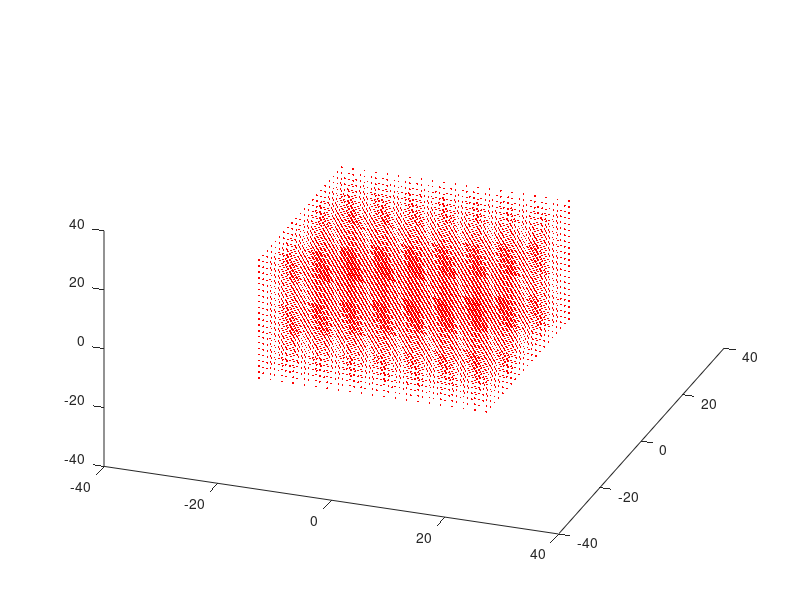

Recreate this plot in MATLAB. (Note: this script raises an error after producing the figure.)
clear all

% Lorenz's parameters (chaotic)
sigma = 10;
beta = 8/3;
rho = 28;

% Initial condition - large cube of points
xvec = -20:2:20;
yvec = -20:2:20;
zvec = -20:2:20;
[x0,y0,z0] = meshgrid(xvec,yvec,zvec);
yIC(1,:,:,:) = x0;
yIC(2,:,:,:) = y0;
yIC(3,:,:,:) = z0;

plot3(yIC(1,:),yIC(2,:),yIC(3,:),'r.','LineWidth',2,'MarkerSize',4)
axis([-40 40 -40 40 -40 40])
view(20,40);
drawnow

%% Compute trajectory 
dt =0.01;
duration = 4
tspan=[0,duration]; 
L = duration/dt; 
yparticles = yIC; 

% this code is slow because MATLAB is not compiled
% we use nested for loops to step through every single IC in the cube
% one at a time...
for step=1:L
    time = step*dt   
    for i=1:length(xvec)
        for j=1:length(yvec)
            for k=1:length(zvec)
                yin = yparticles(:,i,j,k);
                yout = rk4singlestep(@(t,y)lorenz(t,y,sigma,beta,rho),dt,time,yin);
                yparticles(:,i,j,k) = yout;
            end
        end
    end
    plot3(yparticles(1,:),yparticles(2,:),yparticles(3,:),'r.','LineWidth',2,'MarkerSize',4)
    view(20,40);
    axis([-40 40 -40 40 -10 40])
    drawnow
end